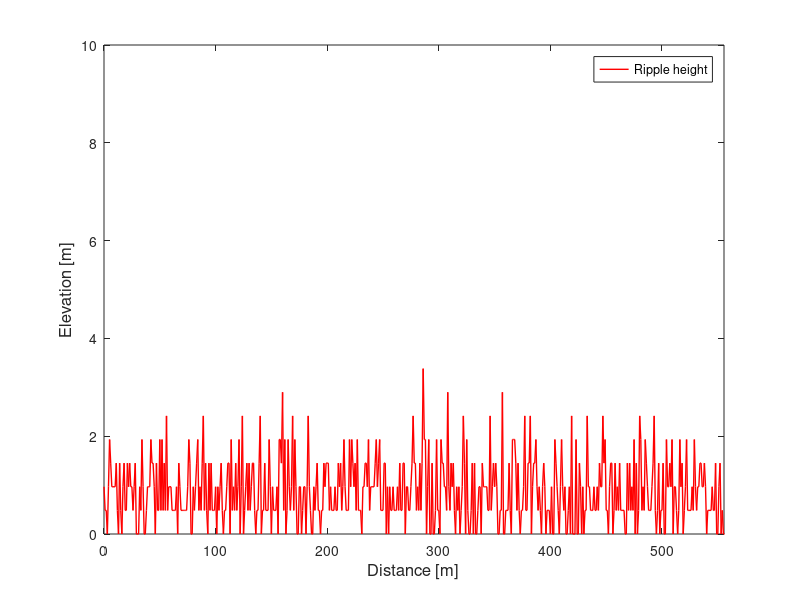
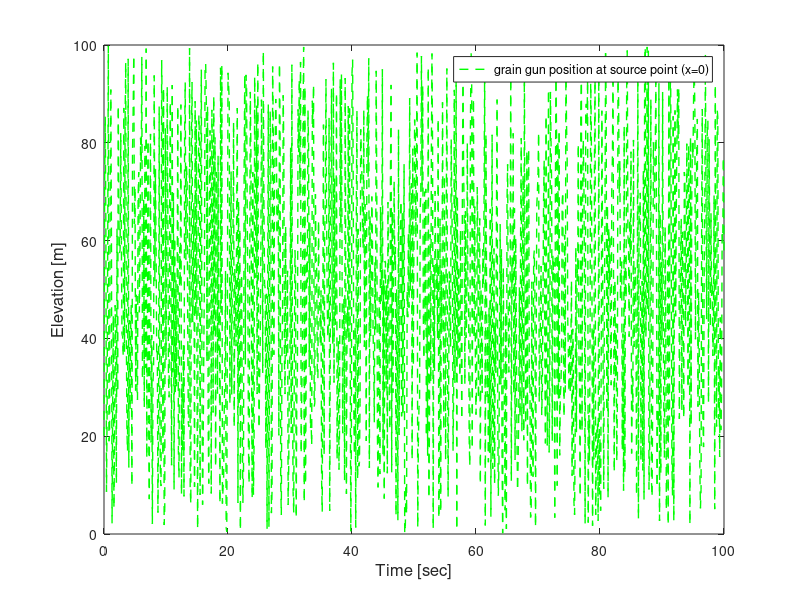

Reproduce these figures in MATLAB, in order.
% this code is used simulate ripple 1D
% version 1: no eject rule
% by Hang Deng
% inpsired by Anderson, 1990, earth-science reviews

clear all
figure(1)
clf

%% initialize
% parameter used
D = 0.00020; % upper fine sand grain diameter
phi = 0.35; % porosity
rhog = 2600; % grain density 2.6*1000kg/m3
a = 10; % angle of impact
tana = 0.18; % impact angle is 10 degree, tangent(a) = 0.18
imprate = 10e7; % impact rate of grains per sec

% time step and space step
dx = 1;
xmax = 1000; % distance of simulation
x = 0:dx:xmax;
dt = 0.1;
tmax = 100; % simulate 1000s
t = 0:dt:tmax;

% random elevation for impact velocity, angle of velocity = tangent(a)
%zimp = 100*rand(1,length(t));
Vim = 2.5; % impact speed m/s
%Ahor = zimp/tana; % impact location, use same symbol from Anderson, 1993
%A = round(Ahor);

% creating arrays
% total elevation = initial elevation + grain elevation
%z = 0; % initial topography
%Z = z + H;
z = zeros(size(x));% z array is the elevation of grains, initial topography
% is zero.

% ejecta
%n = 2;
%N = tmax*0.1*10e7*xmax*D; % number of impacts modeled
%Vej = 0.1*Vim; % ejection speed m/s
%tanb = 1.19 % ejecta angle 50 degree

% initial topography is set to be flat

% plotting
nplots = 50;
tplot = tmax/nplots;

%% simulating
for i = 1:length(t)
    zimp(i) = 100*rand;
    A = round(zimp(i)/tana);
    
    % inpterpolate H to cell edges
    %Hedge = H(1:end-1)+0.5*diff(H);
    %Hedge = [Hedge 0];
    
    % z = (3.14*imprate*D^2)/(4*(1-0.35)*dx);
    % dQdx = (rhog/4)*3.14*D^2*imprate/dx;
    % flux calculation
    find(A==0) = 1; %#ok<SAGROW>
    % elevation update
    z(A) = z(A) + (3.14*imprate*dt*D^2)/(4*(1-phi)*dx)
    
    
    if rem(t(i),tplot)==0
        disp(['Time: ' num2str(t(i))]);
        figure(1)
        plot(x,z,'r','linewidth',1);
        hold on
        %plot(t,zimp,'g--','linewidth',1);
        xlabel('Distance [m]','Fontsize',12)
        ylabel('Elevation [m]','Fontsize',12)
        ylim([0 10]);
        xlim([0 100/tana]);
        legend('Ripple height');
        %M(:,nframe) = getframe(gcf);
        pause(0.02)  
        hold off

    end
    
end

%% plotting figure 2
figure(2);
plot(t,zimp,'g--','linewidth',1);
xlabel('Time [sec]','Fontsize',12)
ylabel('Elevation [m]','Fontsize',12)
legend('grain gun position at source point (x=0)');